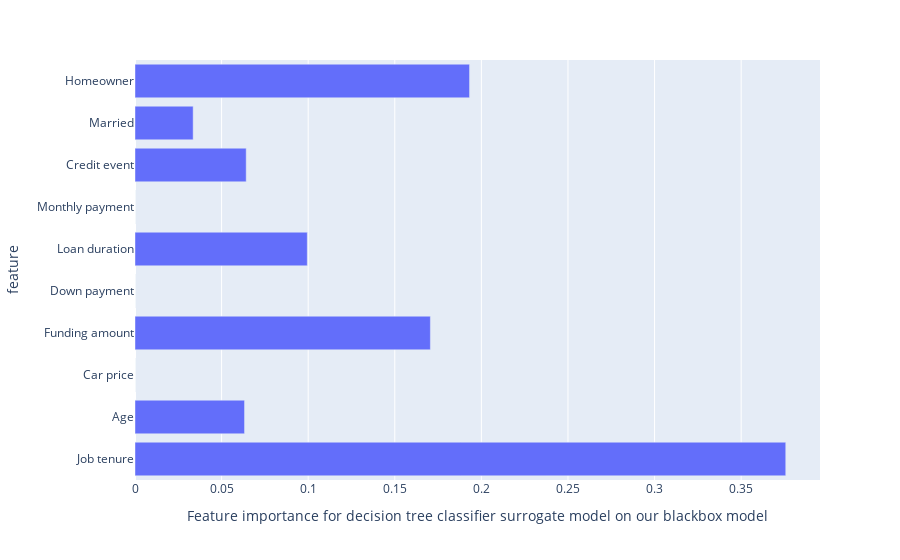

Write notebook code for a chart like this one.
### Code cell
feature_importance = pd.DataFrame()
feature_importance['feature'] = X_train.columns
feature_importance['importance'] = surrogate_model.feature_importances_
feature_importance.sort_values(by="importance", ascending=False)

px.bar(feature_importance, "importance","feature").update_xaxes(categoryorder='min ascending', title="Feature importance for decision tree classifier surrogate model on our blackbox model")

### Figure 1 — Plotly figure (JSON) as saved in the notebook; plotly's stock layout.template omitted (floating-point values rounded to 4 significant figures)
{"data": [{"alignmentgroup": "True", "hovertemplate": "importance=%{x}<br>feature=%{y}<extra></extra>", "legendgroup": "", "marker": {"color": "#636efa", "pattern": {"shape": ""}}, "name": "", "offsetgroup": "", "orientation": "h", "showlegend": false, "textposition": "auto", "type": "bar", "x": [0.3757, 0.06325, 0, 0.1706, 0, 0.09949, 0, 0.06421, 0.03358, 0.1932], "xaxis": "x", "y": ["Job tenure", "Age", "Car price", "Funding amount", "Down payment", "Loan duration", "Monthly payment", "Credit event", "Married", "Homeowner"], "yaxis": "y"}], "layout": {"barmode": "relative", "legend": {"tracegroupgap": 0}, "margin": {"t": 60}, "xaxis": {"anchor": "y", "categoryorder": "min ascending", "domain": [0, 1], "title": {"text": "Feature importance for decision tree classifier surrogate model on our blackbox model"}}, "yaxis": {"anchor": "x", "domain": [0, 1], "title": {"text": "feature"}}}}
